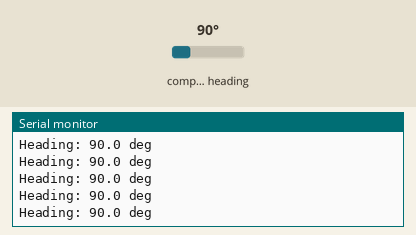
Simulated run of this sketch. Board: Arduino Uno, built with avr-gcc and run on an emulated ATmega328P. On the bench: the last lines printed to the serial monitor. Wiring (inferred from the names in the program): QMC5883L compass at I2C address 0x0D. The test bench sets the inputs (shaded band); at power-on: compass heading 90°.

Above: at 1.2 s.
1.3 s: compass heading set to 7°
At 1.34 s:
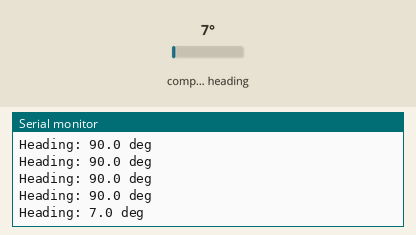
2.8 s: compass heading set to 90°
At 2.86 s:
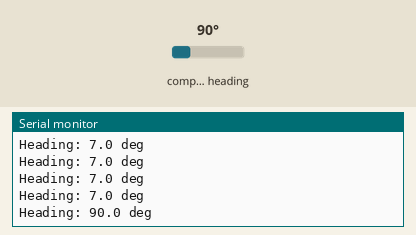

Measured:
- after the input at 1.3 s, the serial monitor: prints a new line at once (image 1)

The sketch:

gyro_test.ino
```cpp
#include <Wire.h>

#define HMC5883L_ADDR 0x0D

void setup()
{
    Serial.begin(115200);
    Wire.begin();

    // Soft Reset
    Wire.beginTransmission(HMC5883L_ADDR);
    Wire.write(0x0B);
    Wire.write(0x01);
    Wire.endTransmission();

    delay(10);

    // Continuous mode
    // ODR = 200 Hz
    // Range = ±8 G
    // OSR = 512
    Wire.beginTransmission(HMC5883L_ADDR);
    Wire.write(0x09);
    Wire.write(0x1D);
    Wire.endTransmission();

    Serial.println("HMC5883L Compass");
}

void loop()
{
    int16_t x, y, z;

    // Read X, Y, Z registers
    Wire.beginTransmission(HMC5883L_ADDR);
    Wire.write(0x00);
    Wire.endTransmission();

    Wire.requestFrom(HMC5883L_ADDR, 6);

    if (Wire.available() == 6)
    {
        x = Wire.read() | (Wire.read() << 8);
        y = Wire.read() | (Wire.read() << 8);
        z = Wire.read() | (Wire.read() << 8);

        float heading = atan2((float)y, (float)x) * 180.0 / PI;

        if (heading < 0)
            heading += 360.0;

        Serial.print("Heading: ");
        Serial.print(heading, 1);
        Serial.println(" deg");
    }

    delay(100);
}
```
